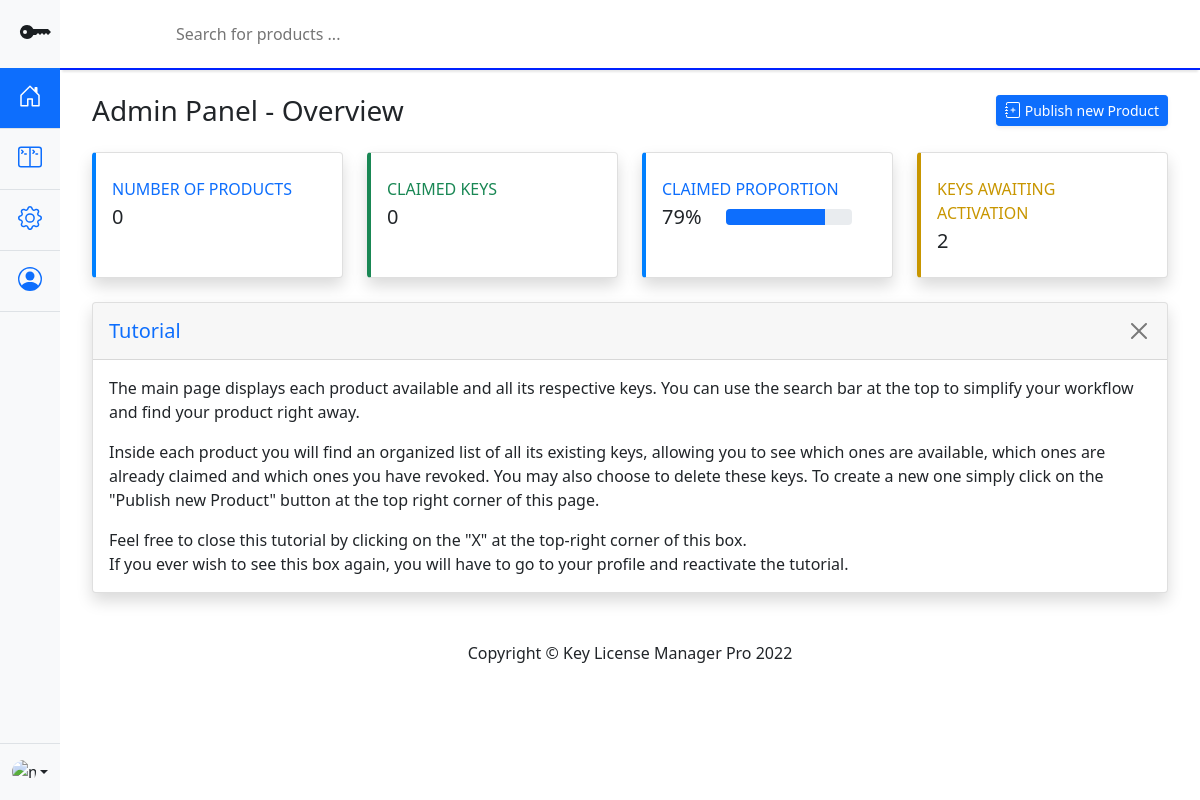
Before: /cpanel with the older database file.
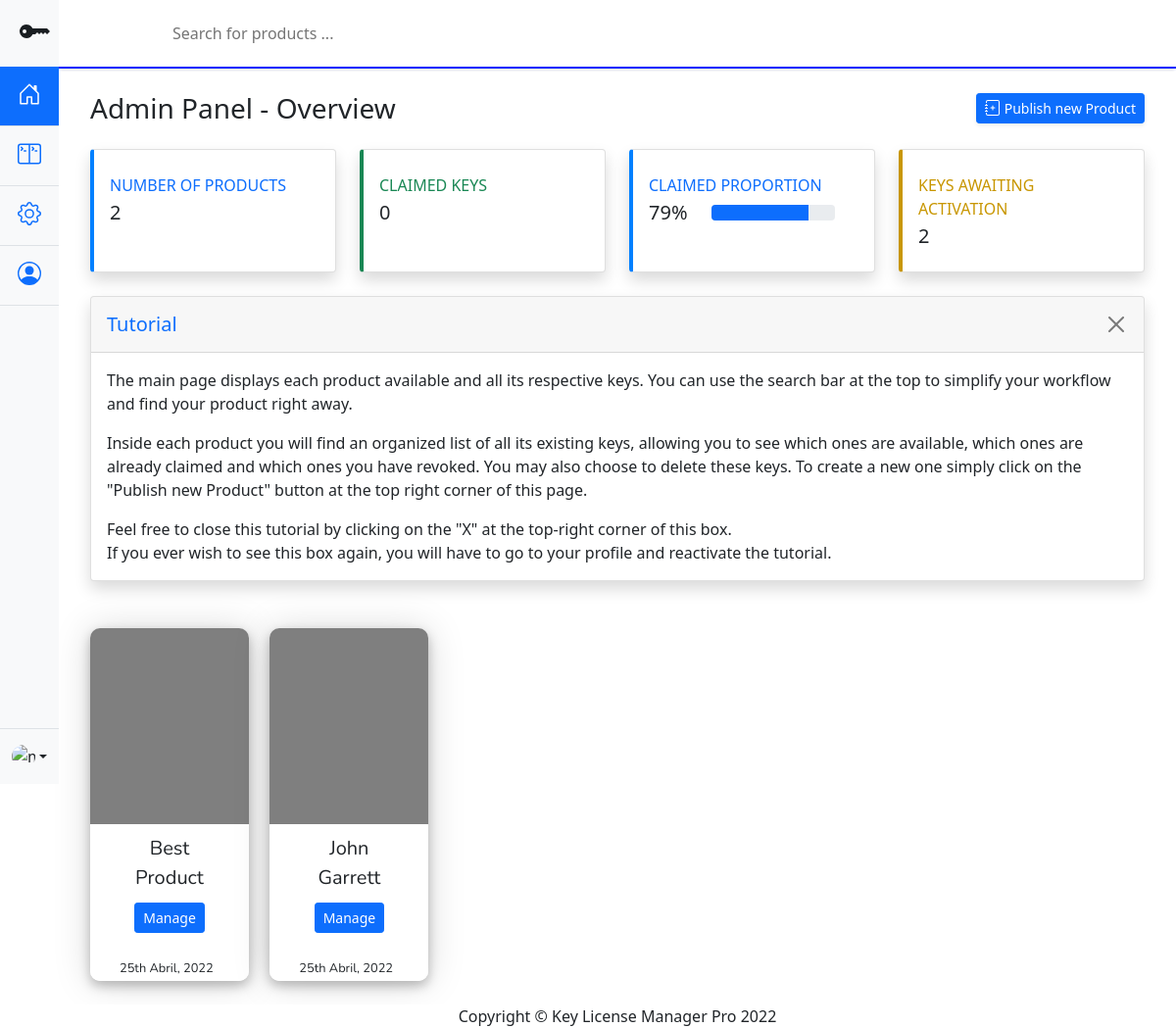
After: the same page with the newer database file.
### models.py (models this page shows)
class Product(db.Model):
    __tablename__ = "product"
    id = db.Column( db.Integer, primary_key=True )
    name = db.Column( db.String(100), unique=True )
    logo = db.Column( db.String(150) )
    privateK = db.Column(db.String(1100), unique=True)
    publicK = db.Column(db.String(1100), unique=True)
    apiK = db.Column( db.String(100), unique=True )

### main.py (the view)
@main.route('/cpanel')
def cpanel():
    productList = DBAPI.getProduct('_ALL_')
    return render_template('cpanel.html', productList = productList)

### databaseAPI.py (called while the page is built)
def getProduct(productName):
    if(productName == '_ALL_'):
        return Product.query.all()
    return Product.query.filter_by(name = productName).first()

### templates/cpanel.html (shortened to what this page needs)
<!doctype html>
<html lang="en">
	<head>
        <link rel="stylesheet" href="https://cdn.jsdelivr.net/npm/bootstrap-icons@1.8.1/font/bootstrap-icons.css">
		<link href="{{ url_for('static', filename='bootstrap.min.css') }}" rel="stylesheet">
		<link href="{{ url_for('static', filename='style.css') }}" rel="stylesheet">
	</head>
	<body>
        <section class="left-nav vh-100">
            <div class="d-flex flex-column bg-light vh-100" style="width: 5vw;">
                <a href="/" class="d-block p-3 link-dark text-decoration-none" title="Icon-only" data-bs-toggle="tooltip" data-bs-placement="right">
                    <svg xmlns="http://www.w3.org/2000/svg" width="40" height="32" fill="currentColor" class="bi bi-key-fill" viewBox="0 0 16 16">
                        <path d="M3.5 11.5a3.5 3.5 0 1 1 3.163-5H14L15.5 8 14 9.5l-1-1-1 1-1-1-1 1-1-1-1 1H6.663a3.5 3.5 0 0 1-3.163 2zM2.5 9a1 1 0 1 0 0-2 1 1 0 0 0 0 2z"/>
                    </svg>
                </a>
                <ul class="nav flex-grow-1 nav-pills nav-flush flex-column mb-auto text-center">
                    <li class="nav-item">
                        <a href="#" class="nav-link active py-3 border-bottom" aria-current="page" title="Home" data-bs-toggle="tooltip" data-bs-placement="right">
                            <svg class="bi" width="24" height="24" role="img" aria-label="Home">
                                <use xlink:href="#home"/>
                            </svg>
                        </a>
                    </li>
                    <li>
                        <a href="#" class="nav-link py-3 border-bottom" title="Dashboard" data-bs-toggle="tooltip" data-bs-placement="right">
                        </a>
                    </li>
                    <li>
                        <a href="#" class="nav-link py-3 border-bottom" title="Orders" data-bs-toggle="tooltip" data-bs-placement="right">
                        </a>
                    </li>
                    <li>
                        <a href="#" class="nav-link py-3 border-bottom" title="Customers" data-bs-toggle="tooltip" data-bs-placement="right">
                            <svg class="bi" width="24" height="24" role="img" aria-label="Customers">
                                <use xlink:href="#people-circle"/>
                            </svg>
                        </a>
                    </li>
                </ul>
                <div class="dropdown border-top">
                    <a href="#" class="d-flex align-items-center justify-content-center p-3 link-dark text-decoration-none dropdown-toggle" id="dropdownUser3" data-bs-toggle="dropdown" aria-expanded="false">
                    <img src="https://github.com/mdo.png" alt="mdo" width="24" height="24" class="rounded-circle">
                    </a>
                </div>
            </div>
        </section>
        <div class="container-fluid right-display">
            <div id="content-wrapper" class="d-flex flex-column">
                <div id="content">
                    <nav class="navbar navbar-expand bg-white navbar-light topbar mb-4 static-top top-bar">
                        <div class="search-bar-top mx-auto">
                            <input class="search-bar" type="text" placeholder="Search for products ..." aria-label="Search for products ...">
                        </div>
                    </nav>
                    <div class="container-fluid special-padding">
                        <div class="d-sm-flex align-items-center justify-content-between mb-4">
                            <h1 class="h3 mb-0 text-gray-800">Admin Panel - Overview</h1>
                            <a id="createProductCall" href="#" class="d-none d-sm-inline-block btn btn-sm btn-primary shadow-sm">
                                <svg class="bi" width="16" height="16" role="img" aria-label="Home">
                                    <use xlink:href="#addproduct"/>
                                </svg>
                                Publish new Product</a>
                        </div>
                        <div class="row">
                            <div class="col-xl-3 col-md-6 mb-4">
                                <div class="card border-left-blue shadow h-100 py-2">
                                    <div class="card-body">
                                        <div class="row no-gutters align-items-center">
                                            <div class="col mr-2">
                                                <div class="text-xs font-weight-bold text-primary text-uppercase mb-1">
                                                    Number of products
                                                </div>
                                                <div class="h5 mb-0 font-weight-bold text-gray-800">{{ productList|length }}</div>
                                            </div>
                                        </div>
                                    </div>
                                </div>
                            </div>
                            <div class="col-xl-3 col-md-6 mb-4">
                                <div class="card border-left-green shadow h-100 py-2">
                                    <div class="card-body">
                                        <div class="row no-gutters align-items-center">
                                            <div class="col mr-2">
                                                <div class="text-xs font-weight-bold text-success text-uppercase mb-1">
                                                    Claimed keys
                                                </div>
                                                <div class="h5 mb-0 font-weight-bold text-gray-800">0</div>
                                            </div>
                                        </div>
                                    </div>
                                </div>
                            </div>
                            <div class="col-xl-3 col-md-6 mb-4">
                                <div class="card border-left-blue shadow h-100 py-2">
                                    <div class="card-body">
                                        <div class="row no-gutters align-items-center">
                                            <div class="col mr-2">
                                                <div class="text-xs font-weight-bold text-primary text-uppercase mb-1">Claimed proportion
                                                </div>
                                                <div class="row no-gutters align-items-center">
                                                    <div class="col-auto">
                                                        <div class="h5 mb-0 mr-3 font-weight-bold text-gray-800">79%</div>
                                                    </div>
                                                    <div class="col">
                                                        <div class="progress progress-sm mr-2">
                                                            <div class="progress-bar bg-primary" role="progressbar" style="width: 79%" aria-valuenow="50" aria-valuemin="0" aria-valuemax="100"></div>
                                                        </div>
                                                    </div>
                                                </div>
                                            </div>
                                        </div>
                                    </div>
                                </div>
                            </div>
                            <div class="col-xl-3 col-md-6 mb-4">
                                <div class="card border-left-yellow shadow h-100 py-2">
                                    <div class="card-body">
                                        <div class="row no-gutters align-items-center">
                                            <div class="col mr-2">
                                                <div class="text-xs font-weight-bold text-uppercase mb-1" style="color: rgb(200, 150, 0) !important;">
                                                    Keys awaiting activation
                                                </div>
                                                <div class="h5 mb-0 font-weight-bold text-gray-800">2</div>
                                            </div>
                                        </div>
                                    </div>
                                </div>
                            </div>
                        </div>
                        <div class="row">
                            <div class="col-lg-12 mb-4">
                                <div class="card shadow mb-4">
                                    <div class="card-header py-3">
                                        <div class="d-flex flex-row d-flex justify-content-between">
                                            <h6 class="fs-5 m-0 font-weight-bold text-primary">Tutorial</h6>
                                            <button type="button" class="btn-close" aria-label="Close"></button>
                                        </div>
                                    </div>
                                    <div class="card-body">
                                        <p>The main page displays each product available and all its respective keys. You can use the search bar at the top to simplify your workflow and find your product right away.</p>
                                        <p>Inside each product you will find an organized list of all its existing keys, allowing you to see which ones are available, which ones are already claimed and which ones you have revoked. You may also choose to delete these keys. To create a new one simply click on the "Publish new Product" button at the top right corner of this page.</p>
                                        <p class="mb-0">Feel free to close this tutorial by clicking on the "X" at the top-right corner of this box. <br> If you ever wish to see this box again, you will have to go to your profile and reactivate the tutorial.</p>
                                    </div>
                                </div>
                            </div>
                        </div>
                        <div id="productGallery" class="row row-cols-1 row-cols-md-6">
                            {%for product in productList%}
                                <div class="col mb-4">
                                    <div class="weather-card one">
                                        <div class="top">
                                        </div>
                                        <div class="bottom">
                                            <div class="d-flex flex-column justify-content-between text-center card-structure">
                                                <span class="ctext-bold">{{ product.name }}</span>
                                                <a href="{{ url_for('main.productDisplay', productid = product.id) }}"><button type="button" class="btn btn-primary btn-sm card-button-st">Manage</button></a>
                                                <span class="ctext-light mt-auto">25th Abril, 2022</span>
                                            </div>
                                        </div>
                                    </div>
                                </div>
                            {%endfor%}
                        </div>
                    </div>
                </div>
                <footer class="sticky-footer bg-white">
                    <div class="container my-auto">
                        <div class="copyright text-center my-auto">
                            <span>Copyright © Key License Manager Pro 2022</span>
                        </div>
                    </div>
                </footer>
</div>
        </div>
	</body>
</html>

### static/style.css (style rules this page uses)
:root { --product-card-height: 20vh; }
body { min-height: 100vh; min-height: -webkit-fill-available; }
html { height: -webkit-fill-available; }
.bi { vertical-align: -.125em; pointer-events: none; fill: currentColor; }
.dropdown-toggle { outline: 0; }
.nav-flush .nav-link { border-radius: 0; }
.left-nav { position: fixed; left: 0; top: 0; width: 5vw; }
.right-display { padding-left: 5vw; padding-right: 0px !important; }
.top-bar { box-shadow: 0 4px 2px -2px rgb(231, 231, 231); border-bottom: 2.5px solid rgb(0, 34, 255); min-height: 70px; }
.search-bar-top { text-align: center; width: 80%; }
.search-bar { border: none; width: 100%; }
.special-padding { padding-left: 2rem !important; padding-right: 2rem !important; }
.border-left-blue { border-left: 4px solid #0080ff!important; }
.border-left-green { border-left: 4px solid rgb(25,135,84) !important; }
.border-left-yellow { border-left: 4px solid rgb(200, 150, 0) !important; }
.weather-card { height: 45vh; width: 13.5vw; background: #fff; box-shadow: 0 1px 38px rgba(0, 0, 0, 0.15), 0 5px 12px rgba(0, 0, 0, 0.25); overflow: hidden; border-radius: 10px; }
.weather-card .top { position: relative; height: 25vh; width: 100%; overflow: hidden; background: url("https://s-media-cache-ak0.pinimg.com/564x/cf/1e/c4/cf1ec4b0c96e59657a46867a91bb0d1e.jpg") no-repeat; background-size: cover; background-position: center center; text-align: center; }
.weather-card .top:after { content: ""; height: 100%; width: 100%; display: block; position: absolute; top: 0; left: 0; background: rgba(0, 0, 0, 0.5); }
.weather-card .bottom { padding: 0 30px; background: #fff; height: 20vh; width: 100%; }
.ctext-bold { font-family: 'Nunito'; font-size: 1.25rem; font-weight: 400; }
.ctext-light { font-family: 'Nunito'; font-size: 0.80rem; font-weight: 400; text-align: left; }
.card-structure { height: 100%; padding-top: 10%; padding-bottom: 2.5%; padding-left: 0%; padding-right: 0%; width: 100%; }
.card-button-st { width: 70%; margin-left: auto; margin-right: auto; margin-top: 10%; }

Changed rows visible on the page:
added Product: name "Best Product"
added Product: name "John Garrett"
Other visible differences:
{{ productList|length }}: "0" → "2"
